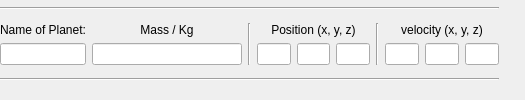
<?xml version="1.0" encoding="UTF-8"?>
<ui version="4.0">
 <class>Form</class>
 <widget class="QWidget" name="Form">
  <property name="geometry">
   <rect>
    <x>0</x>
    <y>0</y>
    <width>525</width>
    <height>100</height>
   </rect>
  </property>
  <property name="minimumSize">
   <size>
    <width>0</width>
    <height>100</height>
   </size>
  </property>
  <property name="windowTitle">
   <string>Form</string>
  </property>
  <widget class="QWidget" name="verticalLayoutWidget">
   <property name="geometry">
    <rect>
     <x>0</x>
     <y>0</y>
     <width>499</width>
     <height>90</height>
    </rect>
   </property>
   <layout class="QVBoxLayout" name="verticalLayout_4">
    <item>
     <widget class="Line" name="line_4">
      <property name="orientation">
       <enum>Qt::Horizontal</enum>
      </property>
     </widget>
    </item>
    <item>
     <layout class="QHBoxLayout" name="horizontalLayout_3">
      <item>
       <layout class="QVBoxLayout" name="verticalLayout_5">
        <item>
         <widget class="QLabel" name="label_4">
          <property name="sizePolicy">
           <sizepolicy hsizetype="Preferred" vsizetype="Maximum">
            <horstretch>0</horstretch>
            <verstretch>0</verstretch>
           </sizepolicy>
          </property>
          <property name="text">
           <string>Name of Planet:</string>
          </property>
          <property name="alignment">
           <set>Qt::AlignCenter</set>
          </property>
         </widget>
        </item>
        <item>
         <widget class="QLineEdit" name="nameText">
          <property name="toolTip">
           <string>Input label for Planet</string>
          </property>
         </widget>
        </item>
       </layout>
      </item>
      <item>
       <layout class="QVBoxLayout" name="verticalLayout">
        <item>
         <widget class="QLabel" name="label">
          <property name="sizePolicy">
           <sizepolicy hsizetype="Preferred" vsizetype="Maximum">
            <horstretch>0</horstretch>
            <verstretch>0</verstretch>
           </sizepolicy>
          </property>
          <property name="text">
           <string>Mass / Kg</string>
          </property>
          <property name="alignment">
           <set>Qt::AlignCenter</set>
          </property>
         </widget>
        </item>
        <item>
         <layout class="QHBoxLayout" name="horizontalLayout_4">
          <item>
           <widget class="QLineEdit" name="massText">
            <property name="minimumSize">
             <size>
              <width>150</width>
              <height>0</height>
             </size>
            </property>
            <property name="toolTip">
             <string>input mass in kg</string>
            </property>
           </widget>
          </item>
         </layout>
        </item>
       </layout>
      </item>
      <item>
       <widget class="Line" name="line">
        <property name="orientation">
         <enum>Qt::Vertical</enum>
        </property>
       </widget>
      </item>
      <item>
       <layout class="QVBoxLayout" name="verticalLayout_3">
        <item>
         <widget class="QLabel" name="label_3">
          <property name="sizePolicy">
           <sizepolicy hsizetype="Preferred" vsizetype="Maximum">
            <horstretch>0</horstretch>
            <verstretch>0</verstretch>
           </sizepolicy>
          </property>
          <property name="text">
           <string>Position (x, y, z)</string>
          </property>
          <property name="alignment">
           <set>Qt::AlignCenter</set>
          </property>
         </widget>
        </item>
        <item>
         <layout class="QHBoxLayout" name="horizontalLayout_2">
          <item>
           <widget class="QLineEdit" name="PositionX">
            <property name="toolTip">
             <string>Position in x.</string>
            </property>
           </widget>
          </item>
          <item>
           <widget class="QLineEdit" name="PositionY">
            <property name="toolTip">
             <string>Position in y.</string>
            </property>
           </widget>
          </item>
          <item>
           <widget class="QLineEdit" name="PositionZ">
            <property name="toolTip">
             <string>Position in z.</string>
            </property>
           </widget>
          </item>
         </layout>
        </item>
       </layout>
      </item>
      <item>
       <widget class="Line" name="line_2">
        <property name="orientation">
         <enum>Qt::Vertical</enum>
        </property>
       </widget>
      </item>
      <item>
       <layout class="QVBoxLayout" name="verticalLayout_2">
        <item>
         <widget class="QLabel" name="label_2">
          <property name="sizePolicy">
           <sizepolicy hsizetype="Preferred" vsizetype="Maximum">
            <horstretch>0</horstretch>
            <verstretch>0</verstretch>
           </sizepolicy>
          </property>
          <property name="text">
           <string>velocity (x, y, z)</string>
          </property>
          <property name="alignment">
           <set>Qt::AlignCenter</set>
          </property>
         </widget>
        </item>
        <item>
         <layout class="QHBoxLayout" name="horizontalLayout">
          <item>
           <widget class="QLineEdit" name="velocityX">
            <property name="toolTip">
             <string>Velocity in x.</string>
            </property>
           </widget>
          </item>
          <item>
           <widget class="QLineEdit" name="velocityY">
            <property name="toolTip">
             <string>Velocity in y.</string>
            </property>
           </widget>
          </item>
          <item>
           <widget class="QLineEdit" name="velocityZ">
            <property name="toolTip">
             <string>Velocity in z.</string>
            </property>
           </widget>
          </item>
         </layout>
        </item>
       </layout>
      </item>
     </layout>
    </item>
    <item>
     <widget class="Line" name="line_3">
      <property name="orientation">
       <enum>Qt::Horizontal</enum>
      </property>
     </widget>
    </item>
   </layout>
  </widget>
 </widget>
 <resources/>
 <connections/>
</ui>
